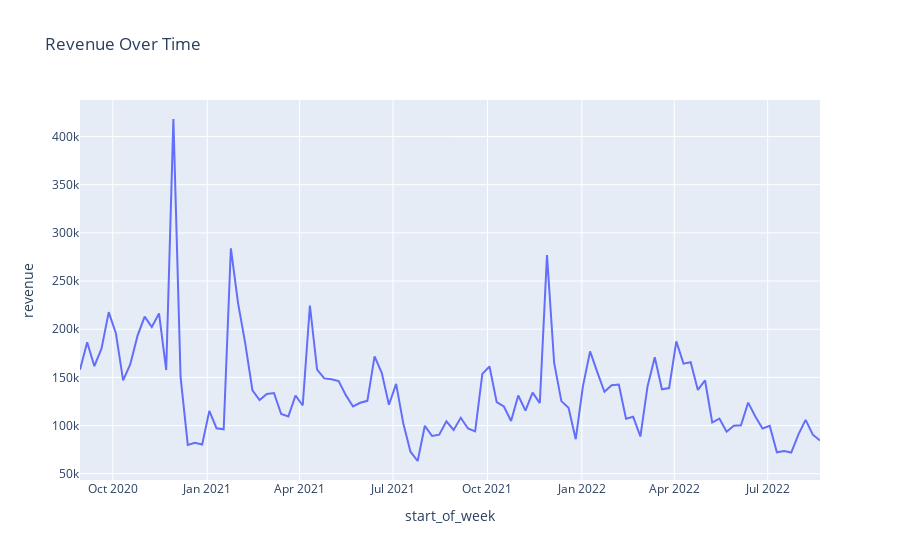

The cell this chart's notebook holds for it:
### Markdown cell above
#### Revenue over time

### Code cell
import plotly.express as px

fig = px.line(df, x='start_of_week', y='revenue', title='Revenue Over Time')
fig.show()
